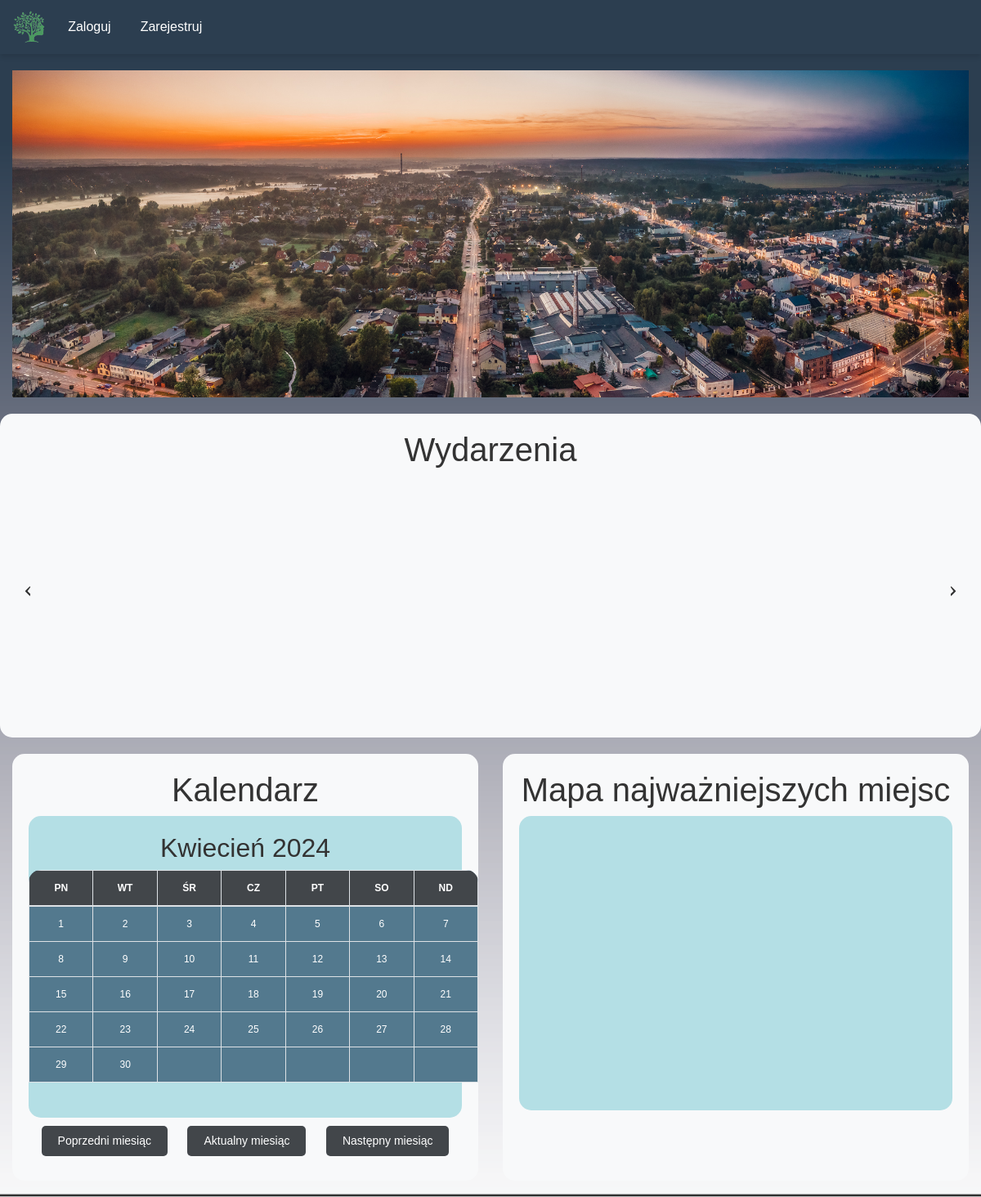
Page /?current_month=4&current_year=2024 on the earlier database version.
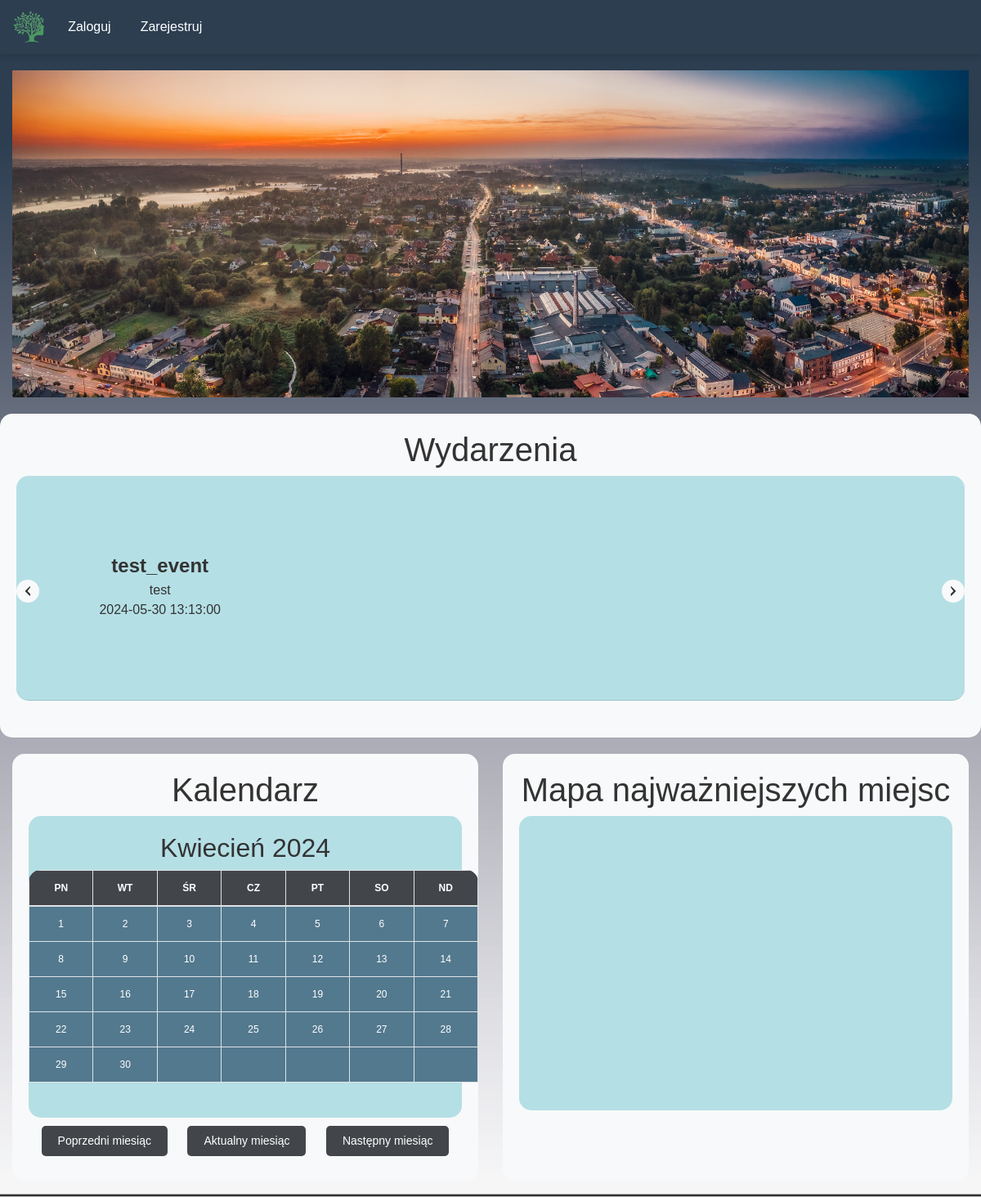
Same page on the later database version.
### website/models.py (models this page shows)
class Event(db.Model):
    id = db.Column(db.Integer, primary_key=True)
    data = db.Column(db.String(10000))
    date = db.Column(db.DateTime(timezone=True), default=func.now())
    place = db.Column(db.String(150))
    name = db.Column(db.String(150))
    status = db.Column(db.String(50), default='pending')
    user_id = db.Column(db.Integer, db.ForeignKey('user.id'))

### website/views.py (the view)
@views.route('/', methods=['GET', 'POST'])
def home():
    today = date.today()
    today_year = today.year
    today_month = today.month
    year = today_year
    month = today_month
    if 'current_month' in request.args and 'current_year' in request.args:
        try:
            month = int(request.args.get('current_month'))
            year = int(request.args.get('current_year'))
        except ValueError:
            month = today_month
            year = today_year
    prev_month = month - 1
    next_month = month + 1
    prev_year = year
    next_year = year
    if prev_month == 0:
        prev_month = 12
        prev_year -= 1
    if next_month == 13:
        next_month = 1
        next_year += 1
    month_events = get_month_events(year, month)
    accepted_month_events = [event for event in month_events if event.status == 'accepted']
    weeks = generate_calendar(year, month, accepted_month_events)
    accepted_events = Event.query.filter_by(status='accepted').all()
    markers = MapMarker.query.all()  # Pobieramy wszystkie znaczniki z bazy danych
    current_month_name = polish_month_names[month]
    return render_template("home.html", calendar=weeks, current_month=current_month_name, current_year=year,
                           today_month=today_month, today_year=today_year,
                           prev_month=prev_month, prev_year=prev_year,
                           next_month=next_month, next_year=next_year,
                           user=current_user, accepted_events=accepted_events, markers=markers)

### website/views.py (called while the page is built)
def get_month_events(year, month):
    start_date = date(year, month, 1)
    end_date = date(year, month, calendar.monthrange(year, month)[1])
    month_events = Event.query.filter(Event.date.between(start_date, end_date)).all()
    return month_events

def generate_calendar(year, month, month_events):
    cal = calendar.monthcalendar(year, month)
    weeks = []
    for week in cal:
        current_week = []
        for day in week:
            events_for_day = [event for event in month_events if event.date.day == day]
            current_week.append((day, events_for_day))
        weeks.append(current_week)
    return weeks

### website/templates/home.html (shortened to what this page needs)
{% extends "base.html" %}
{% block content %}
<div class="banner"></div>
<div class="row">
    <div class="col-md-12">
        <h1>Wydarzenia</h1>
        <div class="events-wrapper" style="position: relative; height: 300px;">
            <ul class="list-group list-group-flush" id="Events">
                {% for event in accepted_events %}
                <li class="list-group-item event-item">
                    <div class="event-details">
                        <strong class="event-name">{{ event.name }}</strong><br>
                        <div class="event-description">
                            {{ event.data }}<br>
                            {{ event.date }}<br>
                        </div>
                    </div>
                    <div class="mapa" id="map-{{ event.id }}"></div>
                </li>
                {% endfor %}
            </ul>
            <div class="left-arrow" style="position: absolute; top: 47%; transform: translateY(-50%); left: 0; cursor: pointer;">
                <svg xmlns="http://www.w3.org/2000/svg" width="32" height="32" fill="currentColor" class="bi bi-chevron-left" viewBox="0 0 16 16">
                    <path fill-rule="evenodd" d="M10.354 12.354a.5.5 0 0 1-.708 0l-4-4a.5.5 0 0 1 0-.708l4-4a.5.5 0 1 1 .708.708L7.707 8l2.647 2.646a.5.5 0 0 1 0 .708z"/>
                </svg>
            </div>
            <div class="right-arrow" style="position: absolute; top: 47%; transform: translateY(-50%); right: 0; cursor: pointer;">
                <svg xmlns="http://www.w3.org/2000/svg" width="32" height="32" fill="currentColor" class="bi bi-chevron-right" viewBox="0 0 16 16">
                    <path fill-rule="evenodd" d="M5.646 12.354a.5.5 0 0 0 .708 0l4-4a.5.5 0 0 0 0-.708l-4-4a.5.5 0 0 0-.708.708L8.293 8 5.646 10.646a.5.5 0 0 0 0 .708z"/>
                </svg>
            </div>
        </div>
    </div>
</div>
<div class="row">
    <div class="col-md-6">
        {% include 'calendar_home.html' %}
    </div>
    <div class="col-md-6">
        {% include 'maps_home.html' %}
    </div>
</div>
{% endblock %}

### website/templates/base.html (shortened to what this page needs)
<!DOCTYPE html>
<html>
<head>
    <link rel="stylesheet" href="https://stackpath.bootstrapcdn.com/bootstrap/4.4.1/css/bootstrap.min.css">
    <link rel="stylesheet" href="https://stackpath.bootstrapcdn.com/font-awesome/4.7.0/css/font-awesome.min.css">
</head>
<body>
    <nav class="navbar navbar-expand-lg navbar-dark bg-primary">
        <a class="navbar-brand" id="home" href="/">
            <img src="{{ url_for('static', filename='logo.png') }}" alt="E-Gmina" style="height: 40px;">
        </a>
        <div class="collapse navbar-collapse" id="navbar">
            <div class="navbar-nav mr-auto">
                {% if current_user.is_authenticated %}
                    {% if current_user.role == 'user'%}
                        <a class="nav-item nav-link" id="odpady-button" href='/segregate'>Segreguj </a>
                        <a class="nav-item nav-link" id="report-button" href='/report'>Naruszenie środowiskowe</a>
                        <a class="nav-item nav-link" id="platnosc-button" href='/payments'>Płatność</a>
                        <a class="nav-item nav-link" id="ankiety-button" href='/surveys'>Ankiety</a>
                        <a class="nav-item nav-link" id="friends-button" href="/invite-friends">Znajomi</a>
                        <a class="nav-item nav-link" id="wymiana-button" href='/exchange'>Wymień punkty </a>
                    {% endif %}
                    {% if current_user.role == 'admin' %}
                        <a class="nav-item nav-link" id="maps" href="/maps">Dodaj ważne miejsca na mapę</a>
                        <a class="nav-item nav-link" id="admin_users" href="/create-survey">Stwórz ankietę</a>
                        <a class="nav-item nav-link" id="events" href="/events">Dodaj wydarzenie</a>
                        <a class="nav-item nav-link" id="admin_events" href="/admin-events">Weryfikuj wydarzenia</a>
                        <a class="nav-link" id="admin_payment" href="/admin-payments">Wprowadź płatności</a>
                        <a class="nav-item nav-link" id="admin_users" href="/admin-users">Weryfikuj konta</a>
                        <a class="nav-item nav-link" id="admin_users" href="/admin-reports">Weryfikuj zgłoszenia</a>
                    {% endif %}
                    {% if current_user.role == 'organisation' %}
                        <a class="nav-item nav-link" id="events" href="/events">Dodaj wydarzenia</a>
                        <a class="nav-item nav-link" id="wymiana-button" href='/exchange'>Wymień punkty </a>
                    {% endif %}
                {% else %}
                    <a class="nav-item nav-link" id="login" href="/login">Zaloguj</a>
                    <a class="nav-item nav-link" id="signUp" href="/sign-up">Zarejestruj</a>
                {% endif %}
            </div>
        </div>
    </nav>
    <div class="container">{% block content %} {% endblock %}</div>
</body>
</html>

### website/templates/calendar_home.html (shortened to what this page needs)
<!DOCTYPE html>
<html lang="en">
<head>
</head>
<body>
<div class="calendar-container">
    <h1 style="width: 100%; text-align: center;">Kalendarz</h1>
    <div class="header">
        <h2>{{ current_month }} {{ current_year }}</h2>
        <div class="calendar" style="position: relative; width:550px">
            <table class="table table-bordered">
                <thead>
                    <tr>
                        <th>PN</th>
                        <th>WT</th>
                        <th>ŚR</th>
                        <th>CZ</th>
                        <th>PT</th>
                        <th>SO</th>
                        <th>ND</th>
                    </tr>
                </thead>
                <tbody>
                    {% for week in calendar %}
                        <tr>
                            {% for day, events in week %}
                                <td class="{% if events %}has-event{% endif %}">
                                    {% if day %}
                                        <span class="day">{{ day }}</span>
                                    {% endif %}
                                </td>
                            {% endfor %}
                        </tr>
                    {% endfor %}
                </tbody>
            </table>
        </div>
    </div>
    <div class="btn-container">
        <a class="btn" href="{{ url_for('views.home', current_month=prev_month, current_year=prev_year) }}">Poprzedni miesiąc</a>
        <a class="btn" href="{{ url_for('views.home', current_month=today_month, current_year=today_year) }}">Aktualny miesiąc</a>
        <a class="btn" href="{{ url_for('views.home', current_month=next_month, current_year=next_year) }}">Następny miesiąc</a>
    </div>
</div>
</body>
</html>

### website/templates/maps_home.html (shortened to what this page needs)
<!DOCTYPE html>
<html lang="en">
<head>
</head>
<body>
<div class="container1">
    <h1 style="width: 100%; text-align: center;">Mapa najważniejszych miejsc</h1>
    <div class="container-map">
        <div id="map"></div>
    </div>
</div>
</body>
</html>

### website/templates/calendar_home.html (style rules this page uses)
.calendar-container { background-color: #f8f9fa; color: #333333; text-align: center; padding: 20px; border-radius: 15px; overflow: visible; }
.header { position: relative; background-color: #b4dfe5; color: #333333; justify-content: center; align-items: center; border-radius: 15px; text-align: center; padding: 20px 0; width: 100%; margin: 0; display: inline-block; }
.calendar { border-radius: 15px; overflow: hidden; display: inline-block; width: 100%; max-width: 550px; }
table { width: 100%; border-collapse: collapse; background-color: #53798e; }
th, td { border: 1px solid #ddd; padding: 5px; text-align: center; position: relative; cursor: pointer; width: calc(100% / 7); font-size: 12px; background-color: #53798e; }
th { background-color: #42464a; color: white; }
tbody { color: white; }
.btn-container { text-align: center; }
.btn { display: inline-block; padding: 8px 20px; margin: 10px; font-size: 14px; cursor: pointer; text-decoration: none; border-radius: 5px; background-color: #42464a; color: white; border: none; }

### website/templates/maps_home.html (style rules this page uses)
body { font-family: Arial, sans-serif; margin: 0; padding: 0; }
#map { height: 300px; width: 80%; margin-left: 10%; border-radius: 15px; margin-top: 20px; }
.container1 { background-color: #f8f9fa; color: #333333; text-align: center; padding: 20px; min-height: auto; border-radius: 15px; overflow: hidden; height: 100%; }
.container-map { position: relative; background-color: #b4dfe5; color: #333333; justify-content: center; align-items: center; border-radius: 15px; text-align: center; padding: 20px 0; width: 100%; margin: 0; display: inline-block; }

Differences in the rows shown:
added Event: name "test_event", data "test", date "2024-05-30 13:13:00"
